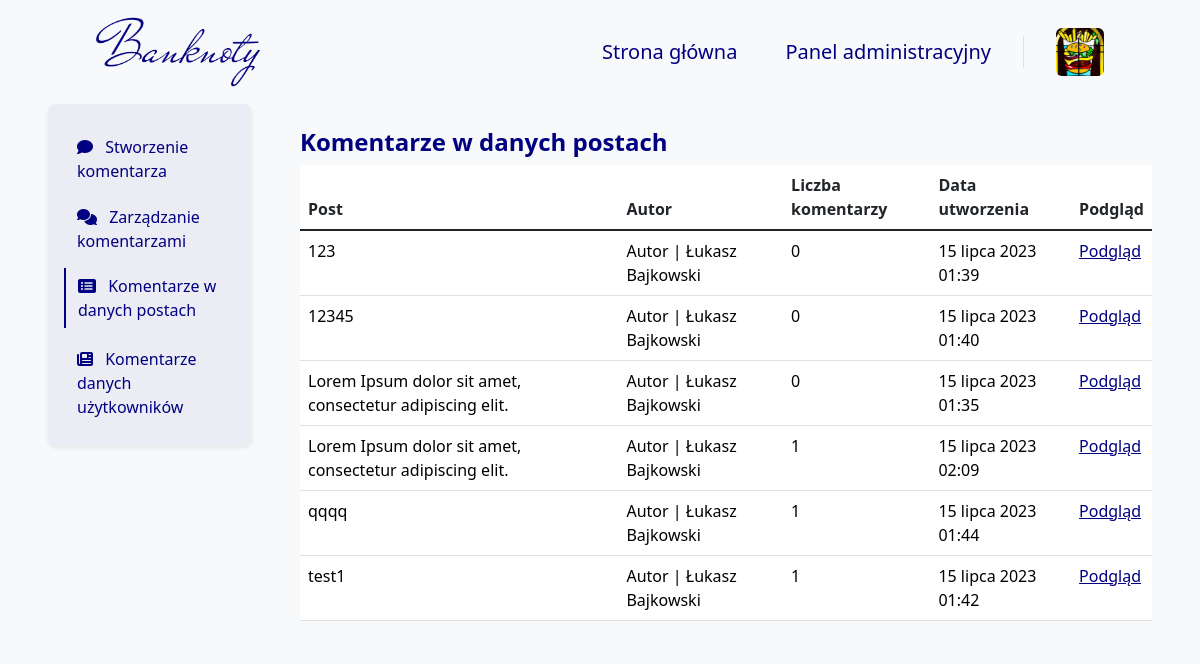
The app's page /comment/post/ (signed in) with its own data.
### blog/models.py (models this page shows, shortened)
class Author(models.Model):
    user = models.OneToOneField(User, on_delete=models.CASCADE, verbose_name="Użytkownik")
    bio = models.TextField(
        validators=[validate_bio],
        verbose_name="O autorze", help_text="Krótka informacja o autorze, maksymalnie 512 znaków.")
    profile_pic = models.ImageField(
        null=False, blank=False,
        upload_to="images/profile/",
        verbose_name="Zdjęcie profilowe")
    author_quote = models.TextField(null=False,
                                    blank=False,
                                    validators=[validate_author_quote],
                                    verbose_name='Cytat autora',
                                    help_text="Krótkie motto autora, maksymalnie 128 znaków.")
    author_function = models.TextField(null=False,
                                       blank=False,
                                       validators=[validate_author_function],
                                       verbose_name='Stanowisko autora',
                                       help_text="Nazwa funkcji jaką pełni autor.")
    author_url = models.URLField(null=True, blank=True, verbose_name="URL do strony użytkowanika")
    pinterest_url = models.URLField(
        validators=[validate_pinterest],
        null=True, blank=True, verbose_name="URL do Pinteresta")
    facebook_url = models.URLField(
        validators=[validate_facebook],
        null=True, blank=True, verbose_name="URL do Facebooka")
    twitter_url = models.URLField(
        validators=[validate_twitter],
        null=True, blank=True, verbose_name="URL do Twittera")
    instagram_url = models.URLField(
        validators=[validate_instagram],
        null=True, blank=True, verbose_name="URL do Instagrama")
    def __str__(self):
        if str(self.user.first_name) and str(self.user.last_name):
            return "Autor | " + str(self.user.first_name) + " " + str(self.user.last_name)
        else:
            return "Autor | " + str(self.user).capitalize()
    def is_profile_pic(self):
        if self.profile_pic:
            return True
        else:
            return False
    is_profile_pic.boolean = True
    is_profile_pic.short_description = 'Profile picture'
    def is_author_url(self):
        if self.author_url:
            return True
        else:
            return False
    is_author_url.boolean = True
    is_author_url.short_description = 'Author page'
    def is_pinterest_url(self):
        if self.pinterest_url:
            return True
        else:
            return False
    is_pinterest_url.boolean = True
    is_pinterest_url.short_description = 'Pinterest page'
    def is_twitter_url(self):
        if self.twitter_url:
            return True
        else:
            return False
    is_twitter_url.boolean = True
    is_twitter_url.short_description = 'Twitter page'
    def is_facebook_url(self):
        if self.facebook_url:
            return True
        else:
            return False
    is_facebook_url.boolean = True
    is_facebook_url.short_description = 'Facebook page'
    def is_instagram_url(self):
        if self.instagram_url:
            return True
        else:
            return False
    is_instagram_url.boolean = True
    is_instagram_url.short_description = 'Instagram page'

class Blog(models.Model):
    title = models.TextField(validators=[validate_title], verbose_name="Tytuł")
    content = RichTextField(verbose_name="Treść")
    introduction = models.TextField(validators=[validate_introduction], verbose_name="Wstęp", null=True)
    background = models.ImageField(
        null=False,
        blank=False,
        upload_to="images/post/",
        verbose_name="Tło wpisu")
    date_posted = models.DateTimeField(auto_now_add=True, verbose_name="Data publikacji")
    date_edited = models.DateTimeField(auto_now=True, verbose_name="Data ostatniej edycji")
    author = models.ForeignKey(Author, on_delete=models.CASCADE, verbose_name="Autor")
    favorite = models.BooleanField(null=False, blank=False, default=False, verbose_name='Czy wyróżnić post?')
    category = models.ManyToManyField(Category, max_length=256, blank=False, verbose_name="Kategorie",
                                      help_text="Wyświetlą się maksymalnie trzy kategorie")
    publiction_status = models.BooleanField(null=False, blank=False, default=False, verbose_name="Czy opublikować post?")
    def is_backgroud(self):
        if self.background:
            return True
        else:
            return False
    is_backgroud.boolean = True
    is_backgroud.short_description = 'Background picture'
    def is_publiction_status(self):
        if self.publiction_status:
            return True
        else:
            return False
    is_publiction_status.boolean = True
    is_publiction_status.short_description = 'Publication status'

### blog/views_admin/content/comment/comment_views.py (the view)
# urls.py: path('comment/post/', comment_in_post_admin_panel_view, name='comment_in_post_admin_panel'),
@superuser_required
def comment_in_post_admin_panel_view(request):
    post = Blog.objects.all().order_by('title')
    context = get_paginated_context(request, post, 10)
    return render(
        request,
        'AdminTemplates/Content/Comment/CommentInPostManageAdmin.html',
        context
    )

### blog/views.py (called while the page is built)
def get_paginated_context(request, queryset, items_per_page=10):
    paginator = Paginator(queryset, items_per_page)
    page_number = request.GET.get('page')
    page_obj = paginator.get_page(page_number)
    context = {
        'page_obj': page_obj,
    }
    return context

### templates/AdminTemplates/Content/Comment/CommentInPostManageAdmin.html (shortened to what this page needs)
{% extends 'base.html' %}
{% block navbar %}
    {% include 'Navbar/NavbarAdmin.html' %}
{% endblock %}
{% block content %}
    <div class="container-fluid">
        <div class="row">
            <div class="col-12 col-lg-3 px-5 px-lg-5 mx-auto bg-body-tertiary">
                {% include 'AdminTemplates/Content/Comment/Elements/Navigation.html' %}
            </div>
            <div class="col-12 col-lg-9 px-5 px-lg-0 pe-lg-5 pt-4 pt-lg-3 mx-auto bg-body-tertiary mt-2">
                <h4 class="mb-0 pb-2 fw-bold text-navy">
                    Komentarze w danych postach
                </h4>
                {% include 'AdminTemplates/Content/Comment/Elements/Table/CommentPost.html' %}
            </div>
        </div>
    </div>
{% endblock %}

### templates/Navbar/Elements/DropdownUserSmallScreen.html
<a class="ms-4 nav-user" role="button" data-bs-toggle="dropdown" data-bs-auto-close="outside"
   aria-expanded="false">
    {% if user.author %}
        <img class="card-photo rounded nav-user-img" src="{{ user.author.profile_pic.url }}" alt="">
    {% else %}
        <img class="card-photo rounded nav-user-img" src="{{ user.user.profile_pic.url }}" alt="">
    {% endif %}
</a>

### templates/AdminTemplates/Content/Comment/Elements/Table/CommentPost.html
<table class="table table-hover">
    <thead>
    <tr>
        <th scope="col">Post</th>
        <th scope="col">Autor</th>
        <th scope="col">Liczba komentarzy</th>
        <th scope="col">Data utworzenia</th>
        <th scope="col">Podgląd</th>
    </tr>
    </thead>
    <tbody class="table-group-divider">
    {% for post in page_obj %}
        <tr>
            <td>
                <a class="admin_panel_link"
                   href="{% url 'comment_in_post_detail_admin_panel' post.pk %}">
                    {{ post.title }}
                </a>
            </td>
            <td>
                <a class="admin_panel_link"
                   href="{% url 'comment_in_post_detail_admin_panel' post.pk %}">
                    {{ post.author }}
                </a>
            </td>
            <td>
                <a class="admin_panel_link"
                   href="{% url 'comment_in_post_detail_admin_panel' post.pk %}">
                    {{ post.comment_set.count }}
                </a>
            </td>
            <td>
                <a class="admin_panel_link"
                   href="{% url 'comment_in_post_detail_admin_panel' post.pk %}">
                    {{ post.date_posted }}
                </a>
            </td>
            <td>
                <a class="admin_panel_edit_link"
                   href="{% url 'comment_in_post_detail_admin_panel' post.pk %}">
                    Podgląd
                </a>
            </td>
        </tr>
    {% endfor %}
    </tbody>
</table>

### blog/static/css/style.css (style rules this page uses)
.card-photo { aspect-ratio: 1/1 !important; width: 100%; max-height: 400px; object-fit: cover; object-position: center; }
::placeholder { color: navy !important; opacity: 1; }
.admin_panel_link:link { text-decoration: none !important; color: black; }
.admin_panel_edit_link { color: navy; }

### blog/static/css/Authors.css (style rules this page uses)
.text-navy { color: navy; }

### blog/static/css/Author.css (style rules this page uses)
.text-navy { color: navy; }

### blog/static/css/Navbar.css (style rules this page uses)
.nav-user { line-height: 32px; }
.nav-user-img { height: 48px; width: 48px; }

### records on screen
Blog: title "123", author "Autor | Łukasz Bajkowski", comment_set.count "0", date_posted "15 lipca 2023 01:39"
Blog: title "12345", author "Autor | Łukasz Bajkowski", comment_set.count "0", date_posted "15 lipca 2023 01:40"
Blog: title "Lorem Ipsum dolor sit amet, consectetur adipiscing elit.", author "Autor | Łukasz Bajkowski", comment_set.count "0", date_posted "15 lipca 2023 01:35"
Blog: title "Lorem Ipsum dolor sit amet, consectetur adipiscing elit.", author "Autor | Łukasz Bajkowski", comment_set.count "1", date_posted "15 lipca 2023 02:09"
Blog: title "qqqq", author "Autor | Łukasz Bajkowski", comment_set.count "1", date_posted "15 lipca 2023 01:44"
Blog: title "test1", author "Autor | Łukasz Bajkowski", comment_set.count "1", date_posted "15 lipca 2023 01:42"
